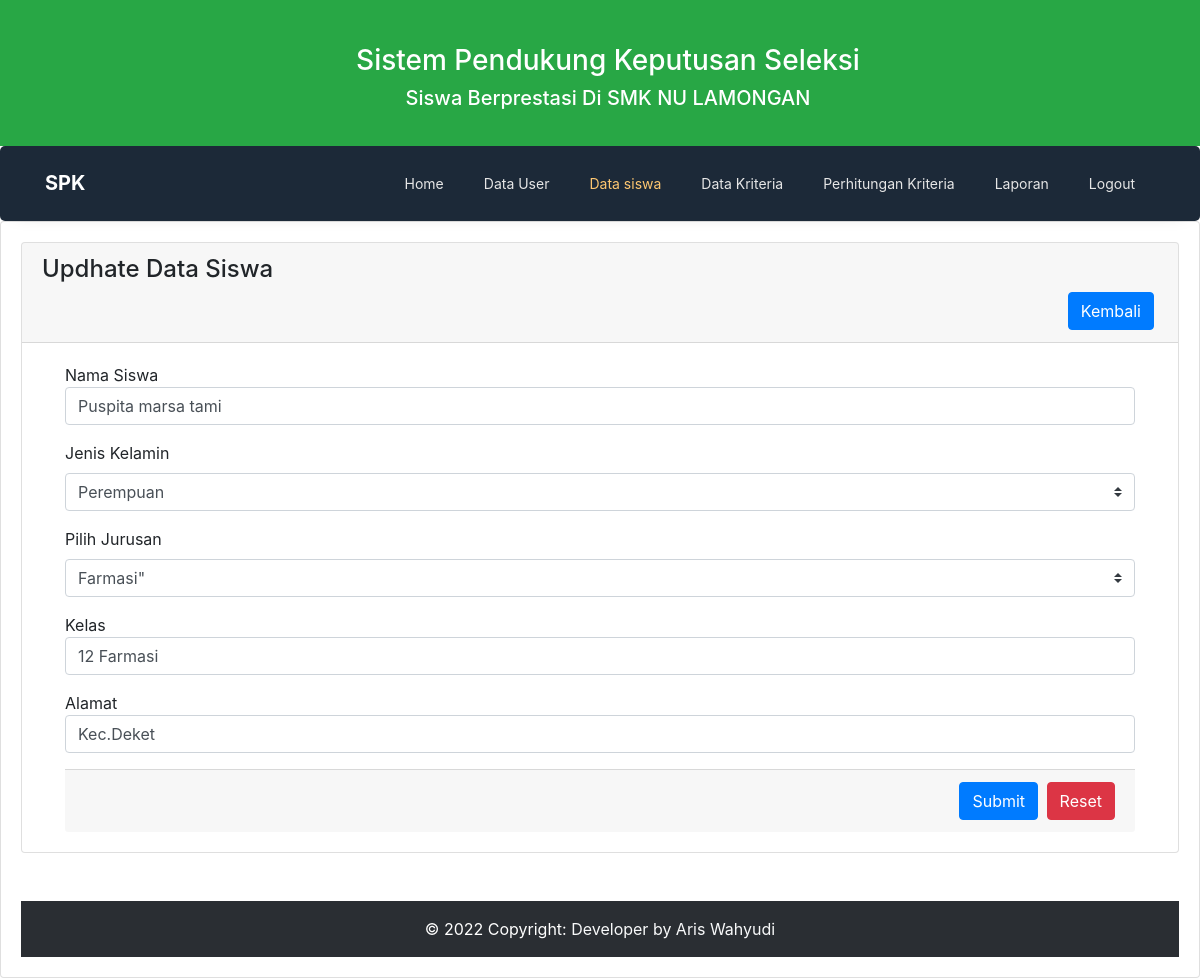
The page /siswa/edit.php?id=SWS001 on the database its author committed.
### tables this page shows
CREATE TABLE `dt_siswa` (
  `kd_siswa` varchar(11) NOT NULL,
  `nama_siswa` varchar(50) NOT NULL,
  `jenis_kelamin` enum('Laki - Laki','Perempuan') NOT NULL,
  `jurusan` varchar(15) NOT NULL,
  `kelas` varchar(15) NOT NULL,
  `alamat` varchar(100) NOT NULL
);

### siswa/edit.php (the view, shortened to what this page needs)
<?php
include_once('header.php');
?>
<div class="card">
    <div class="card-body">
        <div class="row ">
            <div class="col-12">
                <div class="card">
                    <div class="card-header">
                        <h4>Updhate Data Siswa</h4>
                        <div class="card-header-action text-right">
                            <a href="index.php" class="btn btn-primary btn-action btn-xs mr-1" title="kembali"><span>Kembali</span></a>
                        </div>
                    </div>
                    <div class="container">
                        <div class="row align-items-center">
                            <div class="col">
                                <div class="card-body">
                                    <?php
                                    $id = @$_GET['id'];
                                    $sql_user = mysqli_query($con, "SELECT * FROM dt_siswa WHERE kd_siswa = '$id'") or die(mysqli_error($con));
                                    $data = mysqli_fetch_array($sql_user)
                                    ?>
                                    <form action="" enctype="multipart/form-data" method="post">
                                        <div class="form-group">
                                            <div class="section-title mt-0">Nama Siswa</div>
                                            <div class="input-group mb-2">
                                                <input type="text" class="form-control" name="nama" value="<?= $data['nama_siswa'] ?>">
                                            </div>
                                        </div>
                                        <div class="form-group">
                                            <label for="jenis_Kelamin">
                                                <div class="section-title mt-0"> Jenis Kelamin </div>
                                            </label>
                                            <select class="custom-select" id="jenis_kelamin" name="jenis_kelamin">
                                                <option><?= $data['jenis_kelamin'] ?></option>
                                            </select>
                                        </div>
                                        <div class="form-group">
                                            <label for="jurusan">
                                                <div class="section-title mt-0"> Pilih Jurusan </div>
                                            </label>
                                            <select class="custom-select" id="jurusan" name="jurusan">
                                                <option><?= $data['jurusan'] ?>"</option>
                                            </select>
                                        </div>
                                        <div class="form-group">
                                            <div class="section-title mt-0">Kelas</div>
                                            <div class="input-group mb-2">
                                                <input type="text" class="form-control" name="kelas" value="<?= $data['kelas'] ?>">
                                            </div>
                                        </div>
                                        <div class="form-group">
                                            <div class="section-title mt-0">Alamat</div>
                                            <div class="input-group mb-2">
                                                <input type="text" class="form-control" name="alamat" value="<?= $data['alamat'] ?>">
                                            </div>
                                        </div>
                                        <div class="card-footer text-right">
                                            <button class="btn btn-primary mr-1" type="submit" name="submit">Submit</button>
                                            <button class="btn btn-danger" type="reset">Reset</button>
                                        </div>
                                </div>
                            </div>
                        </div>
                    </div>
                </div>
            </div>
        </div>
        <?php include_once('footer.php'); ?>

### rows shown on the page
dt_siswa: nama "Puspita marsa tami", jenis_kelamin "Perempuan", jurusan "Farmasi\"", kelas "12 Farmasi", alamat "Kec.Deket"
